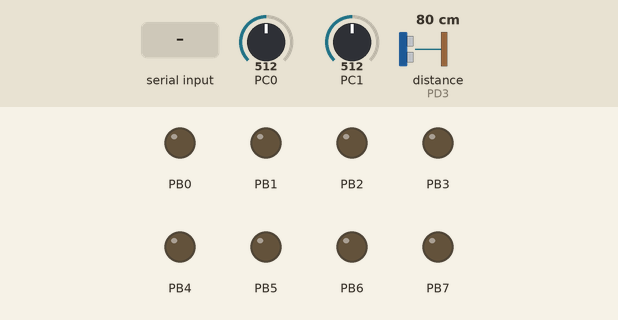
A program run on a simulated ATmega328P, built with avr-gcc and emulated at 16 MHz. Shown: output pins drawn as LEDs (lit = HIGH). Wiring (inferred from the names in the program): ultrasonic range finder: trigger PD4; echo PD3. Dashed ring = blinking. Inputs (shaded band) come from the test bench; at power-on: distance to the obstacle (sensor on PD3) 80 cm, PC0 = 512, PC1 = 512. The echo pulse lasts 58.3 µs per cm; EEPROM starts erased; pins used as bus, display or sensor lines are not drawn.

Above: at 1.2 s.
1.3 s: byte 1 (1) received over Serial
At 1.7 s:
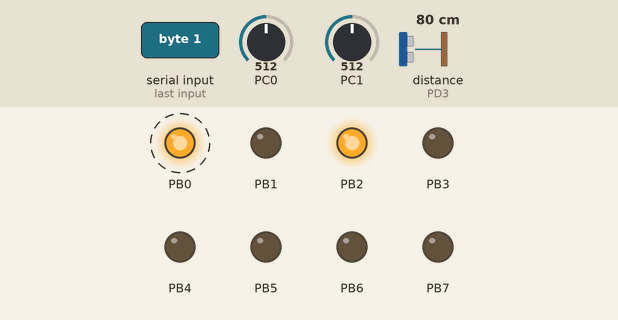
4.8 s: byte 2 (2) received over Serial
At 5.2 s:
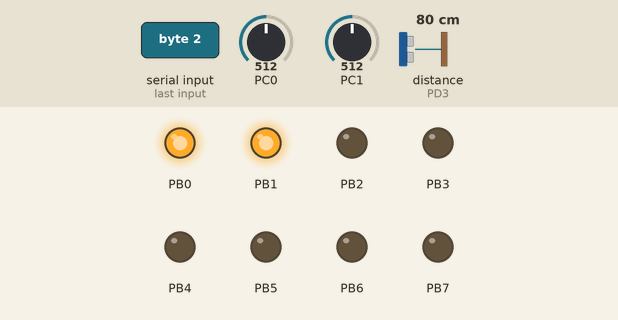
8.3 s: distance to the obstacle (sensor on PD3) set to 2 cm
At 8.9 s:
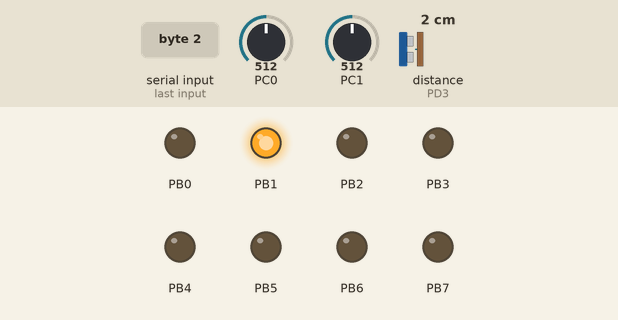
Timing chart, 0 to 11.3 s (numbered marks = the images above; inputs shaded):
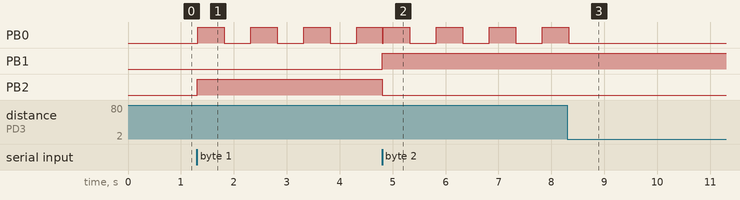

The program:

main.c
```c
#include "AVR_TTC_scheduler.h"
#include <avr/io.h>
#include <avr/interrupt.h>
#include <stdlib.h>
#include <stdint.h>
#include <avr/sfr_defs.h>
#include <util/delay.h>
#include <stdio.h>
#include <avr/eeprom.h>
#define F_CPU 16E6
#define UBBRVAL 51
#include "init.c"
#include "CFile1.c"

// The array of tasks
sTask SCH_tasks_G[SCH_MAX_TASKS];


/*------------------------------------------------------------------*-
	SCH_Dispatch_Tasks()
	This is the 'dispatcher' function.  When a task (function)
	is due to run, SCH_Dispatch_Tasks() will run it.
	This function must be called (repeatedly) from the main loop.
-*------------------------------------------------------------------*/

void SCH_Dispatch_Tasks(void){
	unsigned char Index;

	// Dispatches (runs) the next task (if one is ready)
	for(Index = 0; Index < SCH_MAX_TASKS; Index++){
		if((SCH_tasks_G[Index].RunMe > 0) && (SCH_tasks_G[Index].pTask != 0)){
			(*SCH_tasks_G[Index].pTask)();  // Run the task
			SCH_tasks_G[Index].RunMe -= 1;   // Reset / reduce RunMe flag

			// Periodic tasks will automatically run again
			// - if this is a 'one shot' task, remove it from the array
			if(SCH_tasks_G[Index].Period == 0){
				SCH_Delete_Task(Index);
			}
		}
	}
}

/*------------------------------------------------------------------*-
	SCH_Add_Task()
	Causes a task (function) to be executed at regular intervals
	or after a user-defined delay

	pFunction - The name of the function which is to be scheduled.
			NOTE: All scheduled functions must be 'void, void' -
			that is, they must take no parameters, and have
			a void return type.

	DELAY	- The interval (TICKS) before the task is first executed

	PERIOD	- If 'PERIOD' is 0, the function is only called once,
			at the time determined by 'DELAY'.  If PERIOD is non-zero,
			then the function is called repeatedly at an interval
			determined by the value of PERIOD (see below for examples
			which should help clarify this).


	RETURN VALUE:

	Returns the position in the task array at which the task has been
	added.  If the return value is SCH_MAX_TASKS then the task could
	not be added to the array (there was insufficient space).  If the
	return value is < SCH_MAX_TASKS, then the task was added
	successfully.

	Note: this return value may be required, if a task is
	to be subsequently deleted - see SCH_Delete_Task().

	EXAMPLES:

	Task_ID = SCH_Add_Task(Do_X,1000,0);
	Causes the function Do_X() to be executed once after 1000 sch ticks.

	Task_ID = SCH_Add_Task(Do_X,0,1000);
	Causes the function Do_X() to be executed regularly, every 1000 sch ticks.

	Task_ID = SCH_Add_Task(Do_X,300,1000);
	Causes the function Do_X() to be executed regularly, every 1000 ticks.
	Task will be first executed at T = 300 ticks, then 1300, 2300, etc.
-*------------------------------------------------------------------*/

unsigned char SCH_Add_Task(void (*pFunction)(), const unsigned int DELAY, const unsigned int PERIOD){
	unsigned char Index = 0;

	// First find a gap in the array (if there is one)
	while((SCH_tasks_G[Index].pTask != 0) && (Index < SCH_MAX_TASKS)){
		Index++;
	}

	// Have we reached the end of the list?
	if(Index == SCH_MAX_TASKS){
		// Task list is full, return an error code
		return SCH_MAX_TASKS;
	}

	// If we're here, there is a space in the task array
	SCH_tasks_G[Index].pTask = pFunction;
	SCH_tasks_G[Index].Delay =DELAY;
	SCH_tasks_G[Index].Period = PERIOD;
	SCH_tasks_G[Index].RunMe = 0;

	// return position of task (to allow later deletion)
	return Index;
}

/*------------------------------------------------------------------*-
	SCH_Delete_Task()
	Removes a task from the scheduler.  Note that this does
	*not* delete the associated function from memory:
	it simply means that it is no longer called by the scheduler.

	TASK_INDEX - The task index.  Provided by SCH_Add_Task().

	RETURN VALUE:  RETURN_ERROR or RETURN_NORMAL
-*------------------------------------------------------------------*/

unsigned char SCH_Delete_Task(const unsigned char TASK_INDEX){
	// Return_code can be used for error reporting, NOT USED HERE THOUGH!
	unsigned char Return_code = 0;

	SCH_tasks_G[TASK_INDEX].pTask = 0;
	SCH_tasks_G[TASK_INDEX].Delay = 0;
	SCH_tasks_G[TASK_INDEX].Period = 0;
	SCH_tasks_G[TASK_INDEX].RunMe = 0;

	return Return_code;
}

/*------------------------------------------------------------------*-
  SCH_Init_T1()

  Scheduler initialisation function.  Prepares scheduler
  data structures and sets up timer interrupts at required rate.
  You must call this function before using the scheduler.

-*------------------------------------------------------------------*/

void SCH_Init_T1(void){
	unsigned char i;

	for(i = 0; i < SCH_MAX_TASKS; i++){
		SCH_Delete_Task(i);
	}

	// Set up Timer 1
	// Values for 1ms and 10ms ticks are provided for various crystals

	// Hier moet de timer periode worden aangepast ....!
	OCR1A = (uint16_t)625;   		     // 10ms = (256/16.000.000) * 625
	TCCR1B = (1 << CS12) | (1 << WGM12);  // prescale op 64, top counter = value OCR1A (CTC mode)
	TIMSK1 = 1 << OCIE1A;   		     // Timer 1 Output Compare A Match Interrupt Enable
}

/*------------------------------------------------------------------*-
  SCH_Start()
  Starts the scheduler, by enabling interrupts.

  NOTE: Usually called after all regular tasks are added,
  to keep the tasks synchronised.

  NOTE: ONLY THE SCHEDULER INTERRUPT SHOULD BE ENABLED!!!
-*------------------------------------------------------------------*/

void SCH_Start(void){
	sei();
}

/*------------------------------------------------------------------*-
  SCH_Update
  This is the scheduler ISR.  It is called at a rate
  determined by the timer settings in SCH_Init_T1().
-*------------------------------------------------------------------*/

ISR(TIMER1_COMPA_vect){
	unsigned char Index;
	for(Index = 0; Index < SCH_MAX_TASKS; Index++){
		// Check if there is a task at this location
		if(SCH_tasks_G[Index].pTask){
			if(SCH_tasks_G[Index].Delay == 0){
            // The task is due to run, Inc. the 'RunMe' flag
            SCH_tasks_G[Index].RunMe += 1;
				if(SCH_tasks_G[Index].Period){
					// Schedule periodic tasks to run again
					SCH_tasks_G[Index].Delay = SCH_tasks_G[Index].Period;
					SCH_tasks_G[Index].Delay -= 1;
				}
			} else {
				// Not yet ready to run: just decrement the delay
				SCH_tasks_G[Index].Delay -= 1;
			}
		}
	}
}

void debug_led(){
	PORTB ^= 0x04;
}

int main(){
	init();
	SCH_Init_T1();
	get_eeprom();

	SCH_Add_Task(commando, 0, 1);
	//SCH_Add_Task(debug_led, 0, 50);
	SCH_Add_Task(store_data, 0, 100);
	SCH_Add_Task(get_distance, 0, 1);
	SCH_Add_Task(auto_modus, 6000, 1000); // 1 minuut delay eerste average is altijd 0, dus gaat van tweede average af. dan elke 10 seconden kijken of de waardes de rolluik kunnen bedienemn

	SCH_Start();

	while (1){
		SCH_Dispatch_Tasks();
	}
	return 0;
}
```

AVR_TTC_scheduler.h
```c
// Scheduler data structure for storing task data
typedef struct {
	// Pointer to task
	void (* pTask)(void);
	// Initial delay in ticks
	unsigned int Delay;
	// Periodic interval in ticks
	unsigned int Period;
	// Runme flag (indicating when the task is due to run)
	unsigned char RunMe;
} sTask;

// Function prototypes
//-------------------------------------------------------------------

void SCH_Init_T1(void);
void SCH_Start(void);
// Core scheduler functions
void SCH_Dispatch_Tasks(void);
unsigned char SCH_Add_Task(void (*)(void), const unsigned int, const unsigned int);
unsigned char SCH_Delete_Task(const unsigned char);

// hier het aantal taken aanpassen ....!!
// Maximum number of tasks

#define SCH_MAX_TASKS (5)
```

init.c
```c
sTask SCH_tasks_G[SCH_MAX_TASKS];

uint16_t licht_list[40];
float temp_list[40];
uint8_t average_licht = 0;
uint8_t average_temp = 0;
uint8_t list_counter = 0;
float temp;
unsigned char licht_is_connected;
unsigned char temp_is_connected;

uint32_t count = 0; // kan de timer0 2^32 keer tellen. 2^8 = 70 cm 2^16 = 17000 cm
unsigned char rising_edge =0;
unsigned char working = 0;
float dist;

unsigned char roll_out;
unsigned char roll_in;
unsigned char roll_status;

uint8_t max_dist;
uint8_t min_dist;
int toggle_temp;
uint8_t toggle_light;
unsigned char toggle_type;

void init(){
	init_ports();
	init_int1();
	init_timer0();
	uart_init();
	ADC_init();
	eeprom_init();
}

void init_ports(){
	DDRB = 0xff;
	DDRD |= (1<<PORTD4); // Portd 4 op output, vanwege de ultrasonic sensor
	DDRD &=~ (1<<PORTD3); // portd 3 op input, vanwege de echo
}

void init_int1(){
	EICRA = (1 << ISC10); //enable trigger met falling edge en rising edge
	EIMSK = (1 << INT1);// enable int1
}

void init_timer0(){
	TCCR0B = _BV(CS10);//
	TCNT0 =0;
	TIMSK0 = (1<<TOIE0);
}

void uart_init(){
	UBRR0H = 0;
	UBRR0L = UBBRVAL;
	UCSR0A = 0;
	UCSR0B = _BV(TXEN0) | _BV(RXEN0);
	UCSR0C = _BV(UCSZ01) | _BV(UCSZ00);
}

void ADC_init(){
	ADMUX=(1<<REFS0);
	ADCSRA=(1<<ADEN)|(7<<ADPS0);
}

void eeprom_init(){ // fabrieksinstellingen...
	if(eeprom_read_byte((uint8_t *)100) != 1){
		eeprom_update_byte(0, 150);// maximale afstandmeter lengte = 150cm
		eeprom_update_byte(1, 5);// minimale afstandmeter lengte = 5cm
		eeprom_update_byte(2, 24);//toggle voor automodes: temperatuur = 24 C
		eeprom_update_byte(3, 90);// toggle voor automodes: licht = 90
		eeprom_update_byte(4, 0);// toggle type voor automodus = handmatig
		eeprom_update_byte(100, 1);// als een arduino nooit een eeprom init heeft gehad, bij standaard istellingen kun je 100 op 0 zetten en dan de eeprom_init opnieuw aanvragen.

	}
}
```

Source omitted: CFile1.c (13110 bytes)

Measured:
- after the input at 1.3 s, PB0: alternates HIGH for 0.50 s and LOW for 0.50 s, starting at once; PB2: LOW → HIGH at once
- after the input at 4.8 s, PB1: LOW → HIGH at once; PB2: HIGH → LOW at once
- after the input at 8.3 s, PB0: goes on until 8.3 s, then stays LOW
